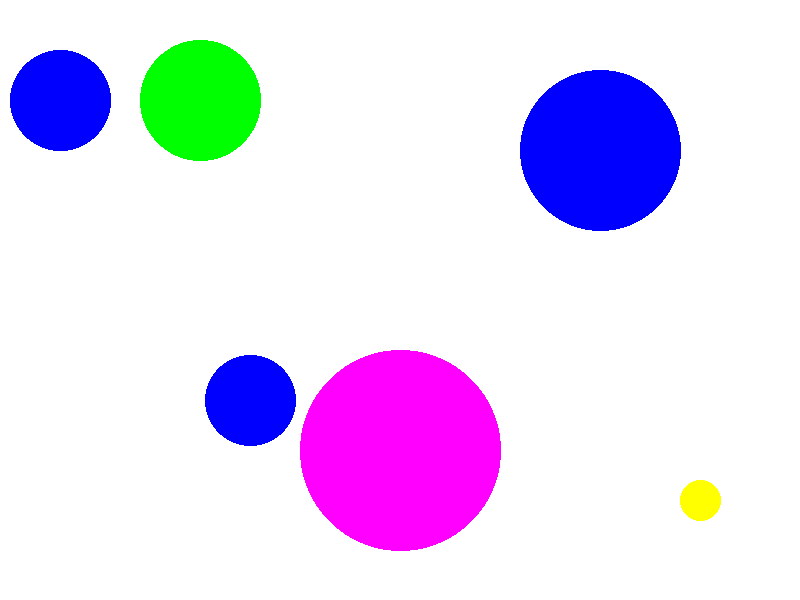
#> input picture Images/Test_circles.png, 800 x 600 px, found by its file name
$ python Spatial_Color_Reduction.py
#> lines starting #> are read from the running program, lines starting #| are printed output that depends on the picture
# -*- coding: utf-8 -*-
"""
Created on Fri Oct 13 10:04:11 2023

@author: Léonard TREIL
"""

import numpy as np
import matplotlib.pyplot as plt
from sklearn.cluster import KMeans
from PIL import Image
from sklearn.metrics import mean_squared_error
from tqdm import tqdm
from skimage import color

def display_images(image, quantized_images_tab, num_color_max):

    # Display the original and quantized images
    plt.figure(figsize=(15, 25))
    plt.subplot(num_colors_max//5, 5, 1)
    plt.imshow(image)
    plt.title('Original Image')

    for num_colors in range(1, num_colors_max):
        plt.subplot(num_colors_max//5, 5, num_colors+1)
        plt.imshow(quantized_images_tab[num_colors-1])
        plt.title(f'Quantized Image ({num_colors} Colors)')

    plt.tight_layout()
    plt.show()

def error_plot(error_tab, num_color_max, title=None):

    plt.figure(figsize=(10, 5))
    plt.plot(np.arange(1,num_colors_max), error_tab)
    plt.xlabel("Number of clusters")
    plt.ylabel("MSE Error")
    if title != None:
        plt.title(title)
    plt.show()

def color_report(quantized_colors_tab, num_colors_max):
    for num_colors in range(1, num_colors_max):
        print(f"RGB report ({num_colors} Colors): ")
        print(quantized_colors_tab[num_colors-1])

def quantized_colors_with_Kmeans(pixels, pixel_type, image, num_colors_max, pixels_HSV = None):

    quantized_colors_tab = []
    quantized_images_tab = []
    mse_tab = []
    mse_RGB_tab = []
    mse_HSV_tab = []

    for num_colors in tqdm(range(1, num_colors_max)):

        # Perform K-means clustering
        kmeans = KMeans(n_clusters=num_colors, random_state=0, n_init='auto')
        if pixel_type == 'RGB':
            kmeans.fit(pixels)
            quantized_colors_loc = kmeans.cluster_centers_
        elif pixel_type == 'HSV':
            kmeans.fit(pixels_HSV)
            quantized_colors = (color.hsv2rgb(kmeans.cluster_centers_)*255).astype(int)
        labels = kmeans.labels_

        quantized_colors = quantized_colors_loc[:, :3]

        # Replace each pixel with its corresponding quantized color
        quantized_image = quantized_colors[labels].reshape(image.shape)

        # Compute error
        mse_RGB = mean_squared_error(pixels[:, :3], quantized_colors[labels])
        mse_RGB_tab.append(mse_RGB)
        if pixel_type == 'HSV':
            mse_HSV = mean_squared_error(pixels_HSV, kmeans.cluster_centers_[labels])
            mse_HSV_tab.append(mse_HSV)

        quantized_colors_tab.append(quantized_colors)
        quantized_images_tab.append(quantized_image)

    mse_tab.append(mse_RGB_tab)
    if pixel_type == 'HSV':
        mse_tab.append(mse_HSV_tab)

    display_images(image, quantized_images_tab, num_colors_max)
    error_plot(mse_RGB_tab, num_colors_max, "RGB space")
    if pixel_type == 'HSV':
        error_plot(mse_HSV_tab, num_colors_max, "HSV space")

    return quantized_images_tab, quantized_colors_tab, mse_tab

# Parameters
image_path = 'Test_circles.png'
num_colors_max = 15

# Load the image
image = np.array(Image.open(image_path))
#> image is the input picture: shape (600, 800, 3); mean R, G, B 230.4, 219.7, 248.2

# Making sure that there is no "transparency" channel
if image.shape[-1] == 4:
    image = image[..., :3]

#Normalizing datas
image = image/255

# Creating spatial data
x_channel = np.zeros(image.shape[:2])
y_channel = np.zeros(image.shape[:2])

for i in range(image.shape[0]):
    for j in range(image.shape[1]):
        x_channel[i, j] = i/image.shape[0]
        y_channel[i, j] = j/image.shape[1]
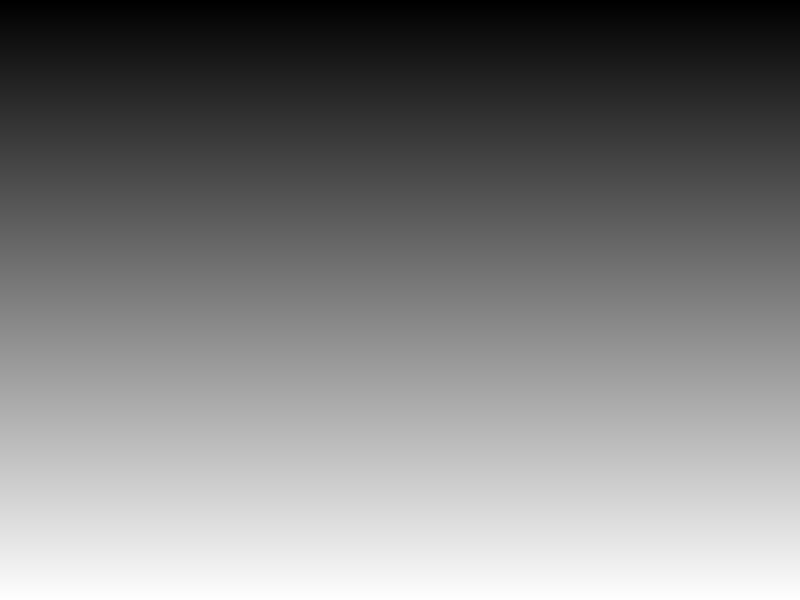
#> x_channel: shape (600, 800) float64; min 0, max 0.998, mean 0.499
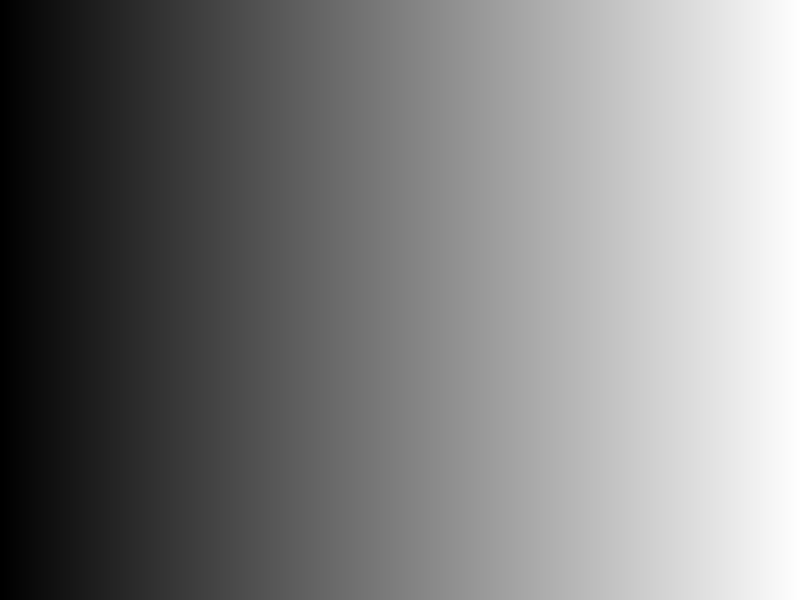
#> y_channel: shape (600, 800) float64; min 0, max 0.999, mean 0.499

rgbxy = np.dstack((image, x_channel, y_channel))

# Reshape the image to a 2D array of pixels
pixels_rgbxy = rgbxy.reshape(-1, 5)

RGB_images, RGB_colors, RGB_error_tab = quantized_colors_with_Kmeans(pixels_rgbxy, 'RGB', image, num_colors_max)
#> the loop in quantized_colors_with_Kmeans, `for num_colors in tqdm(range(1, num_colors_max)):` made 14 passes
#> mse_RGB on passes 1 to 12: 0.0775, 0.0675, 0.0351, 0.0196, 0.000906, 0.000902, 0.0009, 0.000899, 0.000899, 0.000894, 0.000893, 0.000893
#> after the loop in quantized_colors_with_Kmeans, `for num_colors in tqdm(range(1, num_colors_max)):`: mse_HSV_tab = []; mse_RGB_tab = [0.0775, 0.0675, 0.0351, 0.0196, 0.000906, 0.000902, 0.0009, 0.000899, 0.000899, 0.000894, 0.000893, 0.000893, 0.000892, 0.000892]; quantized_colors_tab = 14 items
#> in display_images, `plt.show()`:
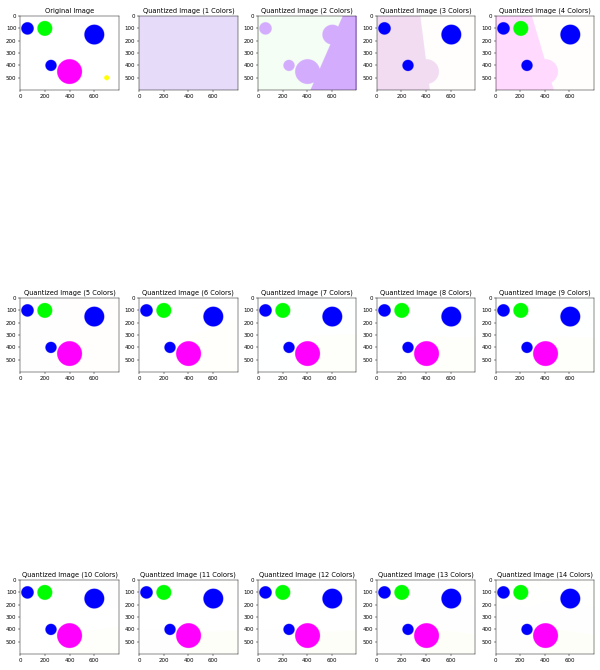
#> figure drawn by matplotlib, 15 panels
#> in error_plot, `plt.show()`:
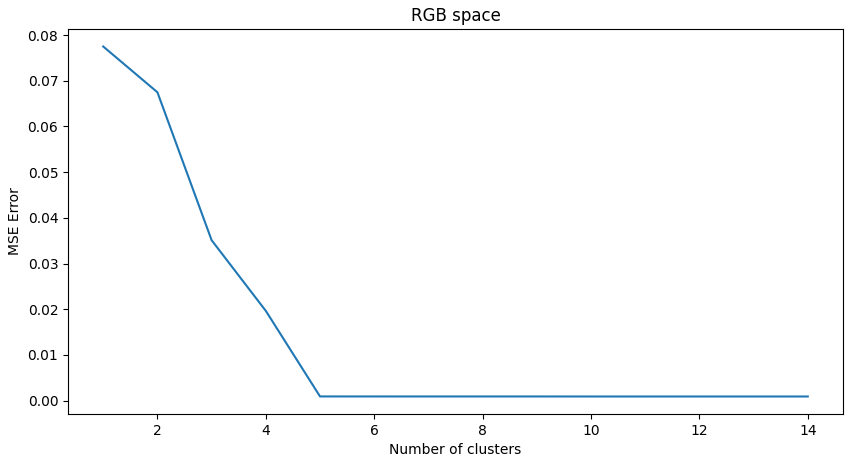
#> figure drawn by matplotlib, 1 panel; curve peaks at x = 1, y = 0.0775
#> RGB_images = 14 items; RGB_colors = 14 items; RGB_error_tab = [[0.0775, 0.0675, 0.0351, 0.0196, 0.000906, 0.000902, 0.0009, 0.000899, 0.000899, 0.000894, 0.000893, 0.000893, 0.000892, 0.000892]]

$ run again, with Images/Test_images_0.png copied over Images/Test_circles.png
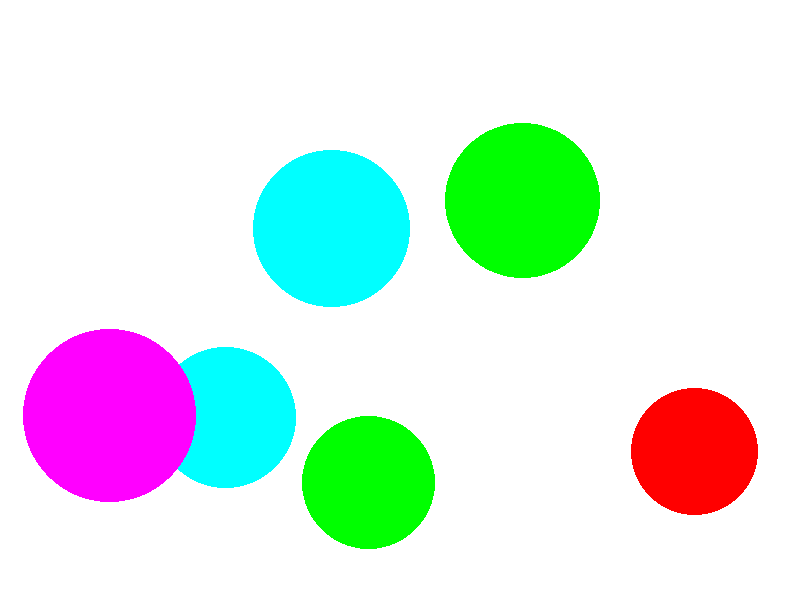
#> input picture Images/Test_images_0.png, 800 x 600 px, found by its file name
#> image is the input picture: shape (600, 800, 3); mean R, G, B 220.6, 235.8, 230.9
#> the loop in quantized_colors_with_Kmeans, `for num_colors in tqdm(range(1, num_colors_max)):` made 14 passes
#> mse_RGB on passes 1 to 8: 0.0906, 0.0431, 0.0421, 0.0309, 0.00571, 0.00571, 0.00571, 3.3e-26
#> after the loop in quantized_colors_with_Kmeans, `for num_colors in tqdm(range(1, num_colors_max)):`: mse_HSV_tab = []; mse_RGB_tab = [0.0906, 0.0431, 0.0421, 0.0309, 0.00571, 0.00571, 0.00571, 3.3e-26, 2.8e-26, 2.16e-26, 1.77e-26, 1.45e-26, 1.24e-26, 1.11e-26]; quantized_colors_tab = 14 items
#> in error_plot, `plt.show()`:
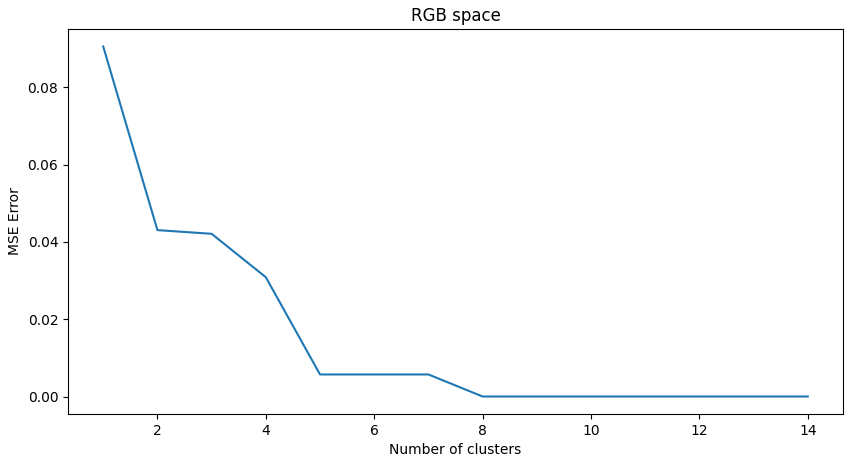
#> figure drawn by matplotlib, 1 panel; curve peaks at x = 1, y = 0.0906
#> RGB_error_tab = [[0.0906, 0.0431, 0.0421, 0.0309, 0.00571, 0.00571, 0.00571, 3.3e-26, 2.8e-26, 2.16e-26, 1.77e-26, 1.45e-26, 1.24e-26, 1.11e-26]]

$ run again, with Images/Test_images_1.png copied over Images/Test_circles.png
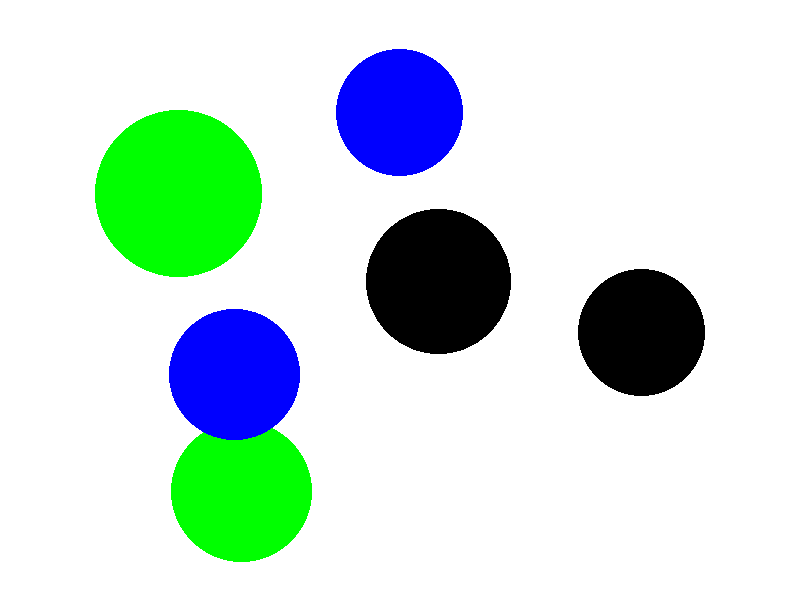
#> input picture Images/Test_images_1.png, 800 x 600 px, found by its file name
#> image is the input picture: shape (600, 800, 3); mean R, G, B 206.2, 225.7, 220.1
#> the loop in quantized_colors_with_Kmeans, `for num_colors in tqdm(range(1, num_colors_max)):` made 14 passes
#> mse_RGB on passes 1 to 8: 0.125, 0.0283, 0.0283, 0.00956, 1.1e-25, 3.11e-26, 2.49e-26, 2e-26
#> after the loop in quantized_colors_with_Kmeans, `for num_colors in tqdm(range(1, num_colors_max)):`: mse_HSV_tab = []; mse_RGB_tab = [0.125, 0.0283, 0.0283, 0.00956, 1.1e-25, 3.11e-26, 2.49e-26, 2e-26, 1.94e-26, 1.55e-26, 1.33e-26, 1.03e-26, 9.15e-27, 5.62e-27]; quantized_colors_tab = 14 items
#> in error_plot, `plt.show()`:
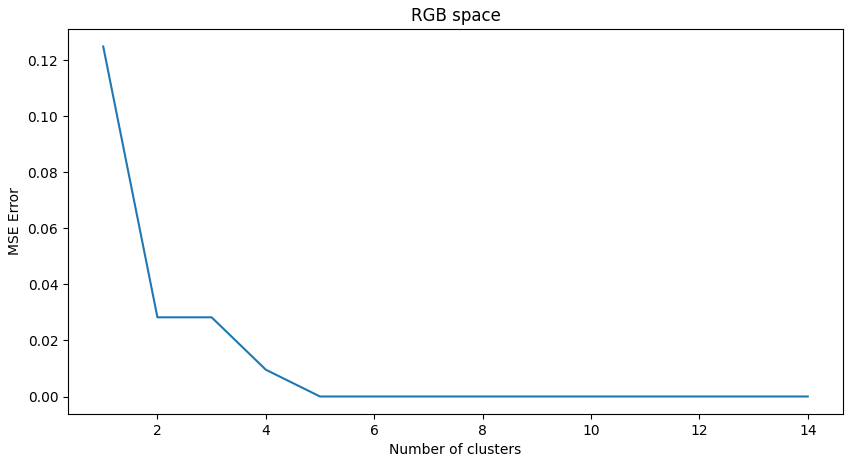
#> figure drawn by matplotlib, 1 panel; curve peaks at x = 1, y = 0.125
#> RGB_error_tab = [[0.125, 0.0283, 0.0283, 0.00956, 1.1e-25, 3.11e-26, 2.49e-26, 2e-26, 1.94e-26, 1.55e-26, 1.33e-26, 1.03e-26, 9.15e-27, 5.62e-27]]
